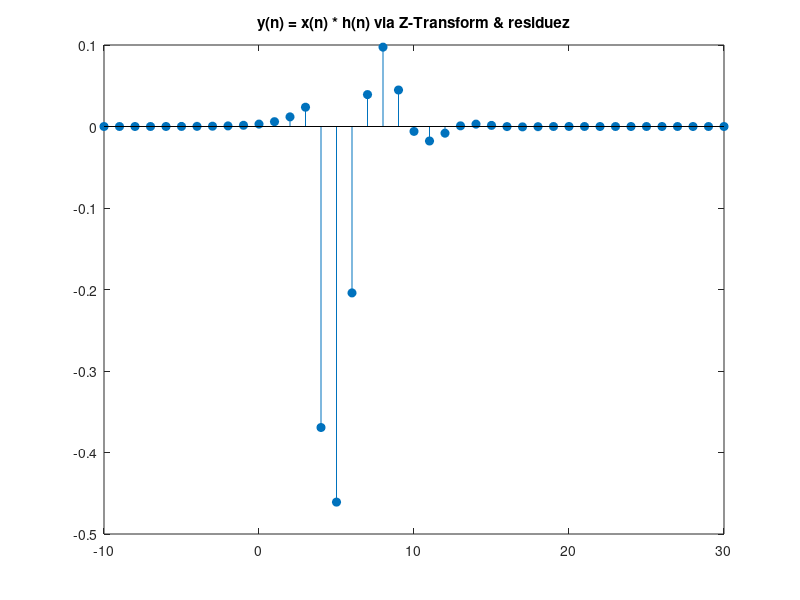

Recreate this plot in MATLAB. (Note: this script raises an error after producing the figure.)
clear; clc; close all;

member1 = 'Thien Phu';
member2 = 'Dinh Hieu';
names_tag = sprintf('(%s, %s)', member1, member2);

bx = [0, 0, 0, 0.25, -0.5, 0.0625];
ax = [1, -1, 0.75, -0.25, 0.0625];

bh = [0, -5/3];
ah = [1, -7/3, 2/3];

by = conv(bx, bh);
ay = conv(ax, ah);

[r, p, k] = residuez(by, ay);
disp('Residues r:');
disp(r);
disp('Poles p:');
disp(p);
disp('Direct terms k:');
disp(k);

n = -10:30;
y = zeros(size(n));
for m = 1:length(k)
    y = y + k(m) * double(n == m - 1);
end

mult = 1;
for i = 1:length(p)
    if i > 1 && abs(p(i) - p(i - 1)) < 1e-6
        mult = mult + 1;
    else
        mult = 1;
    end
    if abs(p(i)) < 1
        if mult == 1
            y = y + r(i) * (p(i) .^ n) .* double(n >= 0);
        else
            y = y + r(i) * (n + 1) .* (p(i) .^ n) .* double(n >= 0);
        end
    else
        y = y - r(i) * (p(i) .^ n) .* double(n <= -1);
    end
end
y = real(y);

figure('Name', 'Exercise 4.3 - Inverse Z-Transform', 'Color', 'w');
stem(n, y, 'filled');
title('y(n) = x(n) * h(n) via Z-Transform & residuez');
subtitle(names_tag);
xlabel('n'); ylabel('y(n)'); grid on;
